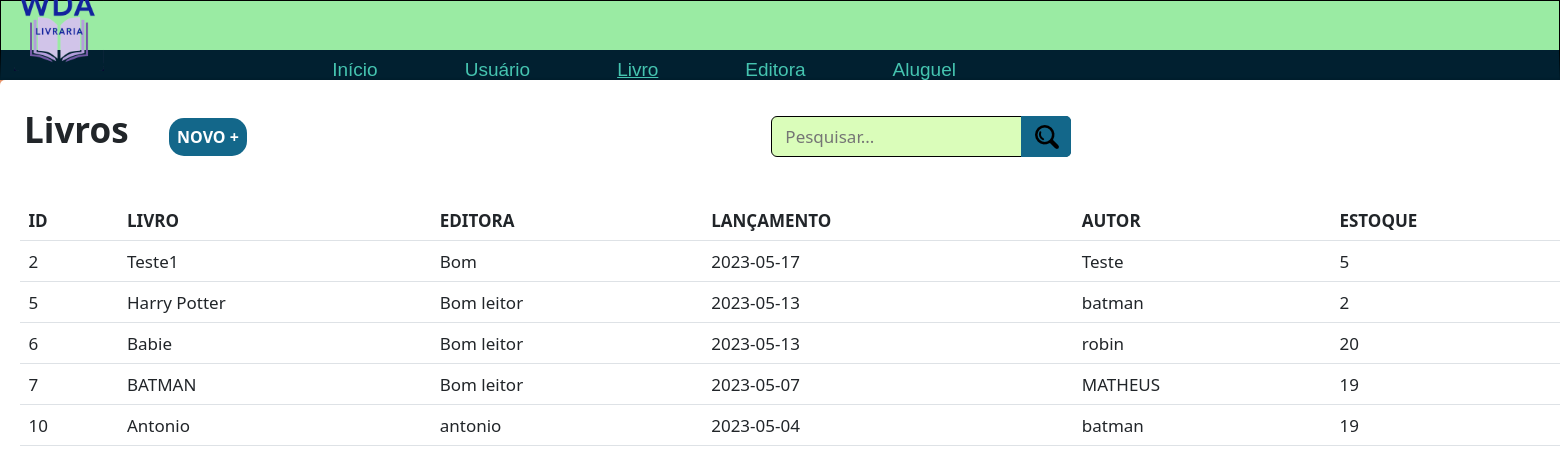
/livro.php (signed in), run on the app's committed database.
### tables this page shows
CREATE TABLE `livro` (
  `id` int NOT NULL AUTO_INCREMENT,
  `nome` varchar(45) NOT NULL,
  `editora` varchar(45) NOT NULL,
  `data_livro` date NOT NULL,
  `autor` varchar(45) NOT NULL,
  `estoque` varchar(45) NOT NULL,
  PRIMARY KEY (`id`)
);

### livro.php (the view, shortened to what this page needs)
<?php
    include_once('config.php');
    if(!empty($_GET['search'])){
        $data = $_GET['search'];
        $sql = "SELECT * FROM livro WHERE id LIKE '%$data%'or nome LIKE '%$data%' or editora LIKE '%$data%' or data_livro LIKE '%$data%' or autor LIKE '%$data%' or estoque LIKE '%$data%' ORDER BY id ASC";
     }
     else{
        $sql = "SELECT * FROM livro ORDER BY  id ASC";
     }
    $result = $conexao -> query($sql);
?>
<!DOCTYPE html>
<html lang="pt-br">
<head>
    <link rel="stylesheet" href="estilos/style.css?<?php echo rand(1, 1000); ?>">
    <link href="https://cdn.jsdelivr.net/npm/bootstrap@5.3.0-alpha3/dist/css/bootstrap.min.css" rel="stylesheet">
</head>
<body>
    <header>
        <nav class="navbar navbar-expand-lg" id="navbar">
            <div class="container-fluid">
             <img src="images/WDA-removebg-preview.png" style="height: 90px; width: 90px;" alt=""> </a>
                <div class="collapse navbar-collapse" id="navbarNavAltMarkup">
                <div class="navbar-nav">
                    <a class="nav-link" aria-current="page" href="inicio.php">Início</a>
                    <a class="nav-link" href="user.php">Usuário</a>
                    <a class="nav-link" href="livro.php" style="text-decoration: underline;">Livro</a>
                    <a class="nav-link" href="editora.php">Editora</a>
                    <a class="nav-link" href="aluguel.php">Aluguel</a>
                    <a href="sair.php"><button class="btn btn-outline-danger" id="botao-sair" type="submit">SAIR</button></a>
                </div>
                </div>
            </div>
        </nav>
    </header>
    <main>
        <div class="grid-header">
            <span class="titulo-pg">Livros</span>
            <div class="novo-btn" onclick="abrirModal('vis-modal')">NOVO +</div>
            <form class="searchbox sbx-custom" style="margin-left: 520px;">
            <div role="search" class="sbx-custom__wrapper">
                <input type="search" name="search" placeholder="Pesquisar..." autocomplete="off" class="sbx-custom__input" id="pesquisadora">
                <button type="submit" class="sbx-custom__submit" onclick="searchData()">
                    <img src="img/search.png" alt="">
                </button>
            </div>
            </form>
        </div>
        <table class="table">
  <thead>
    <tr>
      <th scope="col">ID</th>
      <th scope="col">LIVRO</th>
      <th scope="col">EDITORA</th>
      <th scope="col">LANÇAMENTO</th>
      <th scope="col">AUTOR</th>
      <th scope="col">ESTOQUE</th>
    </tr>
  </thead>
  <tbody>
    <?php
    while($user_data = mysqli_fetch_assoc($result)){
      echo "<tr>";
      echo "<td>".$user_data['id']."</td>";
      echo "<td>".$user_data['nome']."</td>";
      echo "<td>".$user_data['editora']."</td>";
      echo "<td>".$user_data['data_livro']."</td>";
      echo "<td>".$user_data['autor']."</td>";
      echo "<td>".$user_data['estoque']."</td>";
      echo "</tr>";
    }
  ?>
  </tbody>
</table>
    </main>
</body>
</html>

### config.php (shortened to what this page needs)
<link rel="stylesheet" href="estilos/style.css?" <?php rand(1, 1000); ?>>

### estilos/style.css (style rules this page uses)
:root { --color-blue:#012030; --color-blue2:#13678A; --color-blue3:#45C4B0; --color-green:#9AEBA3; --color-green2:#DAFDBA; }
* { font-size: 17px; margin: 0; padding: 0; box-sizing: border-box; }
body { overflow-x: hidden; background-image: url(../images/livraria2.png); background-position: center center; background-repeat: no-repeat; background-size: cover; background-attachment: fixed; font-family: Verdana, Geneva, Tahoma, sans-serif; }
header { width: 100vw; height: 10vh; border: 1px solid black; border-bottom: 30px solid var(--color-blue); font-family: 'arial'; font-size: 20px; }
nav.navbar { height: 100%; background-color: var(--color-green); }
a.nav-link { margin-right: 40px; color: var(--color-blue3); text-decoration: none; display: inline; margin-top: 59px; margin-left: 30px; margin-bottom: -30px; font-weight: 500; font-size: 19px; }
.navbar-nav { margin:0 auto; margin-left: 190px; }
@media screen and (min-width: 1500px) { .navbar-nav { padding-left: 160px; } }
main { box-shadow: 1.5px 1.5px 2px rgba(0, 0, 0, 0.102), -1.5px -1.5px 2px rgba(0, 0, 0, 0.100); min-height: 90vh; width: 1800px; margin: 0 auto; padding: 20px; background-color: rgba(255, 255, 255); border-radius: 5px; overflow: hidden; border: none; }
div.grid-header { width: 100%; height: 100px; padding: 4px; overflow: hidden; }
.titulo-pg { font-size: 35px; font-weight: bold; padding: 0; }
.novo-btn { box-shadow: 1px 1px 6px solid rgba(0, 0, 0, 0.301); background-color: var(--color-blue2); border-radius:15px; cursor:pointer; color:white; font-size: 16px; font-weight: bold; padding: 8px; margin-left: 36px; height: 150px; margin-bottom: 15px; width: fit-content; display: inline; }
.sbx-custom { display: inline-block; position: relative; width: 300px; height: 41px; white-space: nowrap; box-sizing: border-box; font-size: 16px; margin-left: 474px; }
.sbx-custom__wrapper { width: 100%; height: 100%; display: flex; }
.sbx-custom__input { display: inline-block; border: 1px solid black; color: white; border-radius: 6px; background: var(--color-green2); padding-right: 79px; padding-left: 13px; width: 100%; height: 100%; vertical-align: middle; white-space: normal; font-size: inherit; }
.sbx-custom__submit { position: absolute; top: 0; right: 0; left: inherit; margin: 0; border: 0; border-radius: 0 5px 5px 0; background-color: var(--color-blue2); padding: 0; width: 50px; height: 100%; vertical-align: middle; text-align: center; font-size: inherit; }
.sbx-custom__submit::before { display: inline-block; margin-right: -4px; height: 100%; vertical-align: middle; content: ''; }

### data on the page
livro: id "2", nome "Teste1", editora "Bom", data_livro "2023-05-17", autor "Teste", estoque "5"
livro: id "5", nome "Harry Potter", editora "Bom leitor", data_livro "2023-05-13", autor "batman", estoque "2"
livro: id "6", nome "Babie", editora "Bom leitor", data_livro "2023-05-13", autor "robin", estoque "20"
livro: id "7", nome "BATMAN", editora "Bom leitor", data_livro "2023-05-07", autor "MATHEUS", estoque "19"
livro: id "10", nome "Antonio", editora "antonio", data_livro "2023-05-04", autor "batman", estoque "19"
